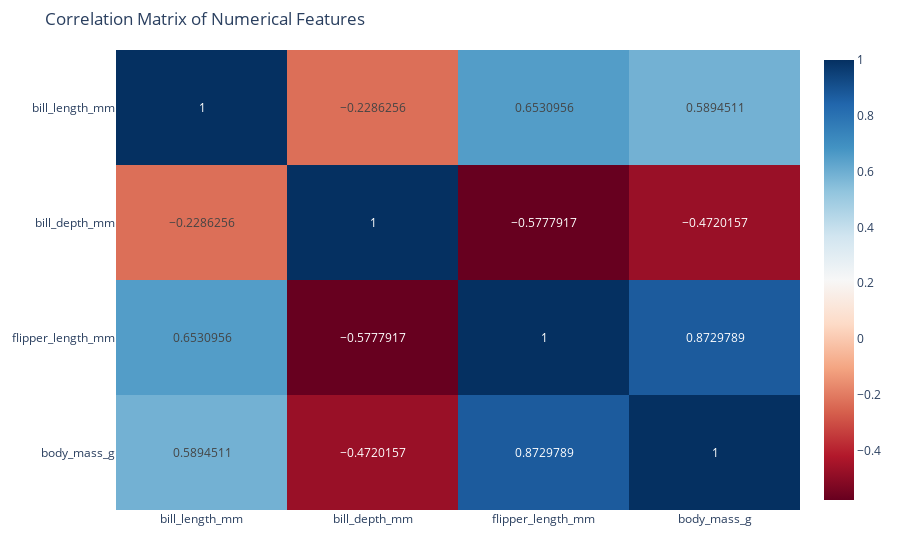

Notebook code for this chart:
### Code cell
fig = px.imshow(
    corr_matrix,
    text_auto=True,
    color_continuous_scale='RdBu',
    title='Correlation Matrix of Numerical Features',
    aspect="auto"
)

fig.update_layout(margin=dict(l=60, r=60, t=50, b=50))
fig.show()

### Figure 1 — Plotly figure (JSON) as saved in the notebook; plotly's stock layout.template omitted (floating-point values rounded to 4 significant figures)
{"data": [{"coloraxis": "coloraxis", "hovertemplate": "x: %{x}<br>y: %{y}<br>color: %{z}<extra></extra>", "name": "0", "texttemplate": "%{z}", "type": "heatmap", "x": ["bill_length_mm", "bill_depth_mm", "flipper_length_mm", "body_mass_g"], "xaxis": "x", "y": ["bill_length_mm", "bill_depth_mm", "flipper_length_mm", "body_mass_g"], "yaxis": "y", "z": [[1.0, -0.2286, 0.6531, 0.5895], [-0.2286, 1.0, -0.5778, -0.472], [0.6531, -0.5778, 1.0, 0.873], [0.5895, -0.472, 0.873, 1.0]]}], "layout": {"coloraxis": {"colorscale": [[0, "rgb(103,0,31)"], [0.1, "rgb(178,24,43)"], [0.2, "rgb(214,96,77)"], [0.3, "rgb(244,165,130)"], [0.4, "rgb(253,219,199)"], [0.5, "rgb(247,247,247)"], [0.6, "rgb(209,229,240)"], [0.7, "rgb(146,197,222)"], [0.8, "rgb(67,147,195)"], [0.9, "rgb(33,102,172)"], [1, "rgb(5,48,97)"]]}, "margin": {"b": 50, "l": 60, "r": 60, "t": 50}, "title": {"text": "Correlation Matrix of Numerical Features"}, "xaxis": {"anchor": "y", "domain": [0, 1]}, "yaxis": {"anchor": "x", "autorange": "reversed", "domain": [0, 1]}}}
